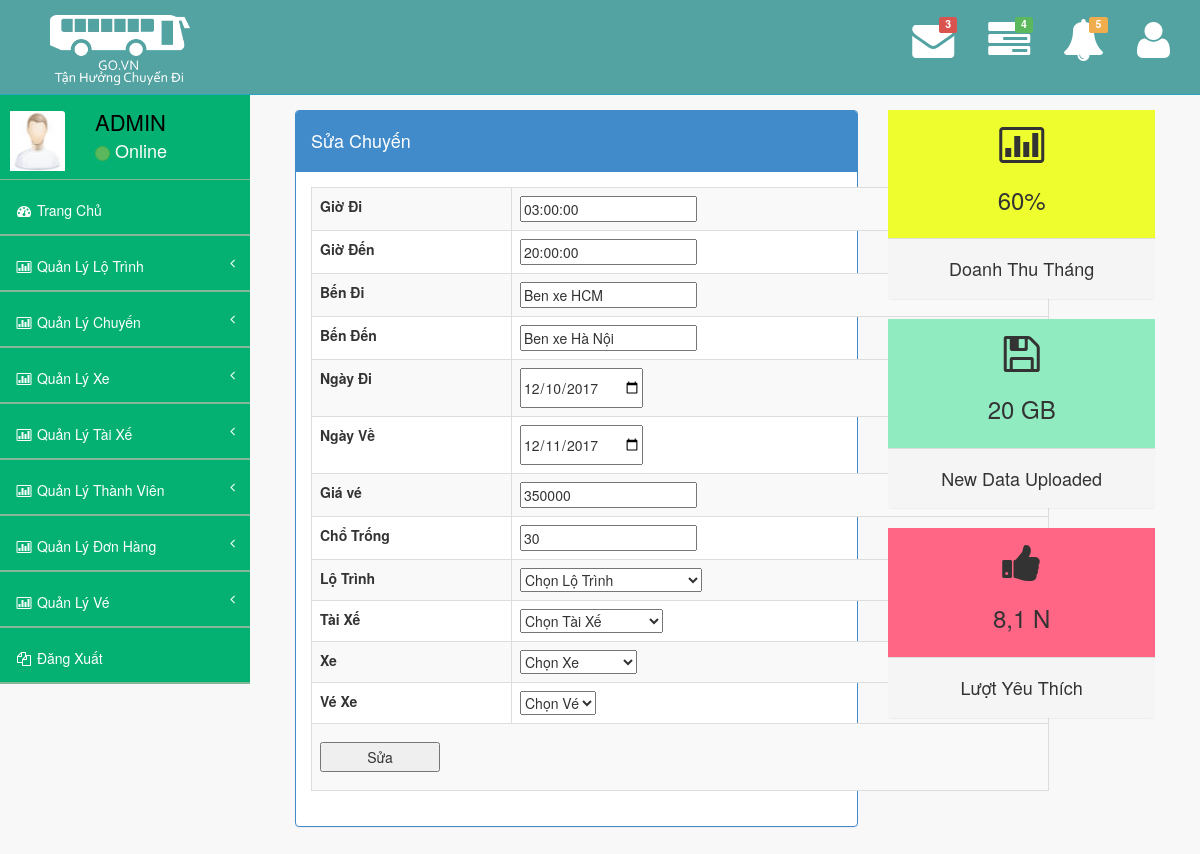
/admin.php?p=suachuyen&id=2, run on the app's committed database.
### tables this page shows
CREATE TABLE `chuyenxe` (
  `id` int(11) NOT NULL,
  `Giodi` time NOT NULL,
  `Gioden` time NOT NULL,
  `Diemdi` varchar(200) NOT NULL,
  `Diemden` varchar(200) NOT NULL,
  `Ngaydi` date NOT NULL,
  `Ngayve` date NOT NULL,
  `Giave` int(11) NOT NULL,
  `Chotrong` varchar(200) NOT NULL,
  `id_lotrinh` int(11) NOT NULL,
  `id_taixe` int(11) NOT NULL,
  `id_xe` int(11) NOT NULL,
  `id_vexe` int(11) NOT NULL
);

### page/suachuyen.php (the view, shortened to what this page needs)
<?php
if(!isset($_GET["id"])){
    header("location:admin.php?p=danhsachchuyen");
    exit();
}else{
$id = $_GET["id"];
settype($id,'int');
if($id <= 0){
    header("location:admin.php?p=danhsachchuyen");
    exit();
}else{
    $stmt_data_edit = $conn ->prepare("SELECT * FROM chuyenxe WHERE id = :id ");
    $stmt_data_edit -> bindParam(":id",$id,PDO::PARAM_INT);
    $stmt_data_edit->execute();
    $data_edit = $stmt_data_edit->fetch(PDO::FETCH_ASSOC);
            ?>
            <?php
}
?>
<form action="" method="POST" accept-charset="utf-8" enctype="multipart/form-data">
<div id="page-wrapper">
            <div >
                <div class="col-lg-8">
                    <div class="panel panel-primary">
                        <div class="panel-heading">
                            <h4> Sửa Chuyến</h4>
                        </div>
                        <div class="panel-body">
                            <div class="row">
                                <div class="col-lg-12">
                                    <div class="table-responsive">
                                        <table class="table table-bordered table-hover table-striped">
                                            <tbody>
                                             <tr>
                                                    <th width="200">Giờ Đi</th>
                                                    <td>
                                                        <input type="text" name="txtGiodi" <?php
                                                                if(isset($_POST["txtGiodi"])){
                                                                    echo  'value="' . $_POST["txtGiodi"] . '"' ;
                                                                }else{
                                                                    echo 'value="' . $data_edit["Giodi"] . '"';
                                                                }
                                                            ?> / >
                                                    </td>
                                                </tr>
                                                <tr>
                                                    <th width="120">Giờ Đến</th>
                                                    <td>
                                                        <input type="text" name="txtGioden" <?php
                                                                if(isset($_POST["txtGioden"])){
                                                                    echo  'value="' . $_POST["txtGioden"] . '"' ;
                                                                }else{
                                                                    echo 'value="' . $data_edit["Gioden"] . '"';
                                                                }
                                                            ?>  />
                                                    </td>
                                                </tr>
                                                <tr>
                                                    <th width="120">Bến Đi</th>
                                                    <td>
                                                        <input type="text" name="txtBendi" <?php
                                                                if(isset($_POST["txtBendi"])){
                                                                    echo  'value="' . $_POST["txtBendi"] . '"' ;
                                                                }else{
                                                                    echo 'value="' . $data_edit["Diemdi"] . '"';
                                                                }
                                                            ?>/>
                                                    </td>
                                                </tr>
                                                <tr>
                                                    <th width="120">Bến Đến</th>
                                                    <td>
                                                        <input type="text" name="txtBenden" <?php
                                                                if(isset($_POST["txtBenden"])){
                                                                    echo  'value="' . $_POST["txtBenden"] . '"' ;
                                                                }else{
                                                                    echo 'value="' . $data_edit["Diemden"] . '"';
                                                                }
                                                            ?>/>
                                                    </td>
                                                </tr>
                                                <tr>
                                                    <th width="120">Ngày Đi</th>
                                                    <td><input type="date" name="txtNgaydi"  <?php
                                                        if(isset($_POST["txtNgaydi"])){
                                                            echo 'value="'. $_POST["txtNgaydi"] .'"';
                                                        }else{
                                                            echo 'value="' . $data_edit["Ngaydi"] . '"' ;
                                                        }
                                                    ?>/>
                                                    </td>
                                                </tr>
                                                <tr>
                                                    <th width="120">Ngày Về</th>
                                                    <td><input type="date" name="txtNgayve"  <?php
                                                        if(isset($_POST["txtNgayve"])){
                                                            echo 'value="'. $_POST["txtNgayve"] .'"';
                                                        }else{
                                                            echo 'value="' . $data_edit["Ngayve"] . '"' ;
                                                        }
                                                    ?>/>
                                                    </td>
                                                </tr>
                                                <tr>
                                                    <th width="120">Giá vé</th>
                                                    <td>
                                                        <input type="text" name="txtGiave" <?php
                                                                if(isset($_POST["txtGiave"])){
                                                                    echo  'value="' . $_POST["txtGiave"] . '"' ;
                                                                }else{
                                                                    echo 'value="' . $data_edit["Giave"] . '"';
                                                                }
                                                            ?>/>
                                                    </td>
                                                </tr>
                                                <tr>
                                                    <th width="120">Chổ Trống</th>
                                                    <td>
                                                        <input type="text" name="txtChotrong" <?php
                                                                if(isset($_POST["txtChotrong"])){
                                                                    echo  'value="' . $_POST["txtChotrong"] . '"' ;
                                                                }else{
                                                                    echo 'value="' . $data_edit["Chotrong"] . '"';
                                                                }
                                                            ?>/>
                                                    </td>
                                                </tr>
                                                <tr>
                                                    <th width="120">Lộ Trình</th>
                                                    <td>
                                                        <select name="slecLotrinh" >
                                                            <option value="">Chọn Lộ Trình</option>
                                                        </select>
                                                    </td>
                                                </tr>
                                                <tr>
                                                    <th width="120">Tài Xế</th>
                                                    <td>
                                                        <select name="slecTaixe" >
                                                            <option value="">Chọn Tài Xế</option>
                                                        </select>
                                                    </td>
                                                </tr>
                                                <tr>
                                                    <th width="120">Xe</th>
                                                    <td>
                                                        <select name="slecXe" >
                                                            <option value="">Chọn Xe</option>
                                                        </select>
                                                    </td>
                                                </tr>
                                                <tr>
                                                    <th width="120">Vé Xe</th>
                                                    <td>
                                                        <select name="slecVe" >
                                                            <option value="">Chọn Vé</option>
                                                        </select>
                                                    </td>
                                                </tr>
                                                <tr>
                                                    <td colspan="2" align="center"><button type="submit" class="themtuyen" name="btnSua">Sửa</button></td>
                                                </tr>
                                            </tbody>
                                        </table>
                                    </div>
                                </div>
                            </div>
                        </div>
                    </div>
                </div>
                <div class="col-lg-4">
                    <div class="panel panel-primary text-center no-boder">
                        <div class="panel-body yellow">
                            <i class="fa fa-bar-chart-o fa-3x"></i>
                            <h3>60% </h3>
                        </div>
                        <div class="panel-footer">
                            <span class="panel-eyecandy-title"><h4>Doanh Thu Tháng</h4>
                            </span>
                        </div>
                    </div>
                    <div class="panel panel-primary text-center no-boder">
                        <div class="panel-body green">
                            <i class="fa fa fa-floppy-o fa-3x"></i>
                            <h3>20 GB</h3>
                        </div>
                        <div class="panel-footer">
                            <span class="panel-eyecandy-title"><h4>New Data Uploaded</h4>
                            </span>
                        </div>
                    </div>
                    <div class="panel panel-primary text-center no-boder">
                        <div class="panel-body red">
                            <i class="fa fa-thumbs-up fa-3x"></i>
                            <h3>8,1 N </h3>
                        </div>
                        <div class="panel-footer">
                            <span class="panel-eyecandy-title"><h4>Lượt Yêu Thích</h4>
                            </span>
                        </div>
                    </div>
                </div>
            </div>
        </div>
        </form>
        <?php } ?>

### admin/assets/css/style.css (style rules this page uses)
body { background-color: #f8f8f8; }

### admin/assets/css/main-style2.css (style rules this page uses)
.green { background-color:rgb(144, 236, 192); }
.red { background-color:rgb(255, 102, 133); }
.yellow { background-color:rgb(237, 253, 46); }
.no-boder { border:0px solid #5bc0de !important; }
@media (min-width:768px) { #page-wrapper { position: inherit; margin: 0 0 0 250px; padding: 0 30px; min-height: 1000px; } }

### data on the page
chuyenxe: txtGiodi "03:00:00", txtGioden "20:00:00", txtBendi "Ben xe HCM", txtBenden "Ben xe Hà Nội", txtNgaydi "12/10/2017", txtNgayve "12/11/2017", txtGiave "350000", txtChotrong "30"
